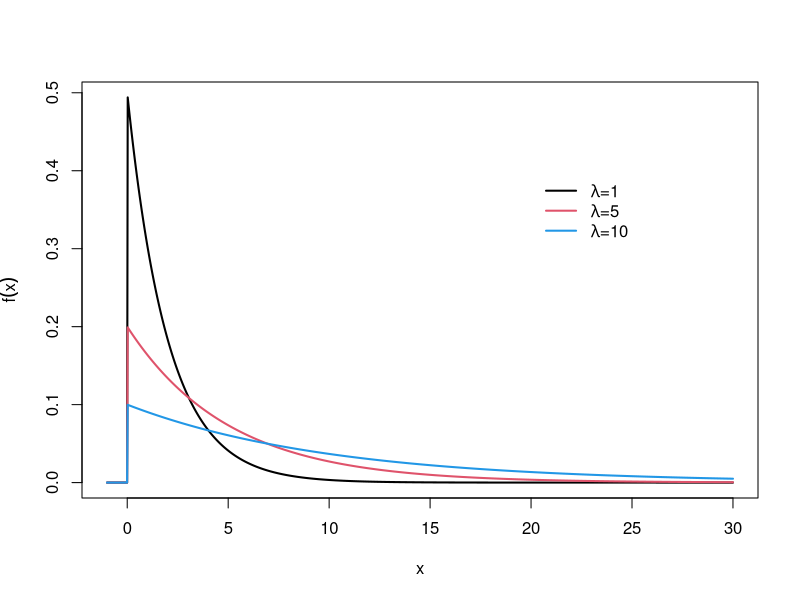
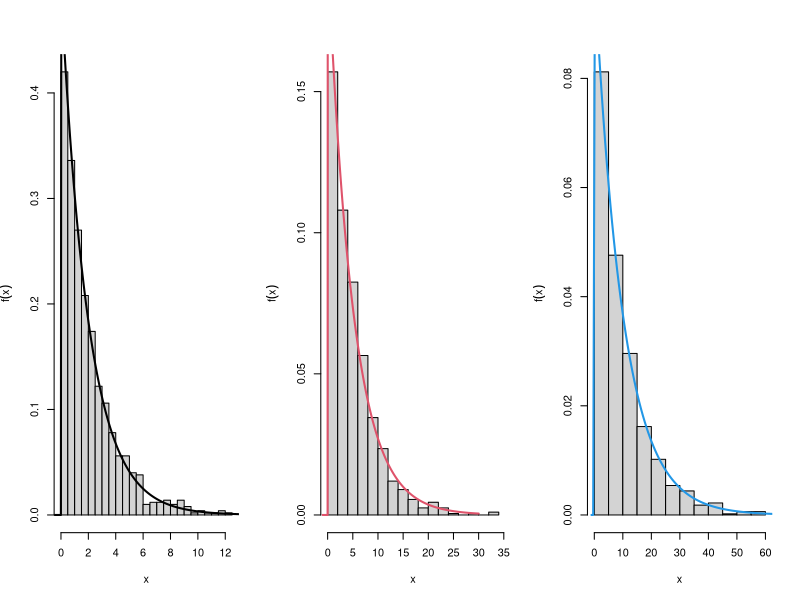
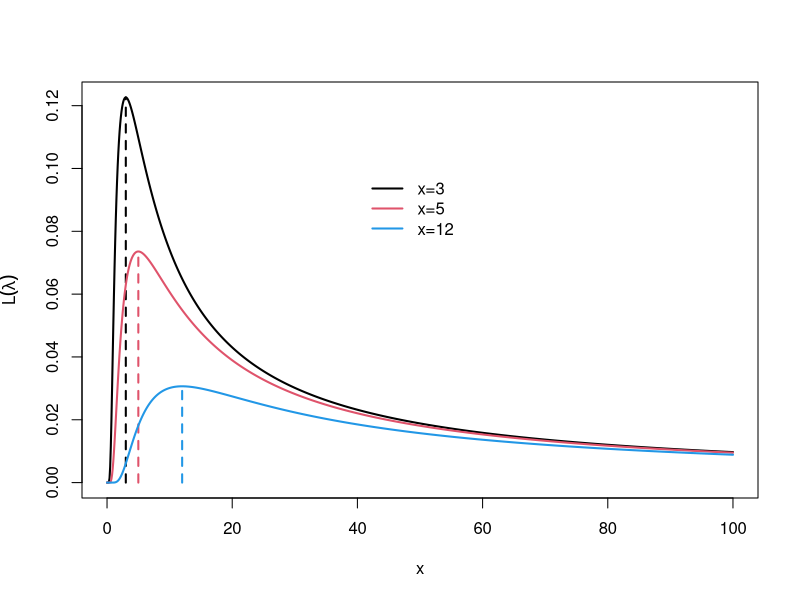
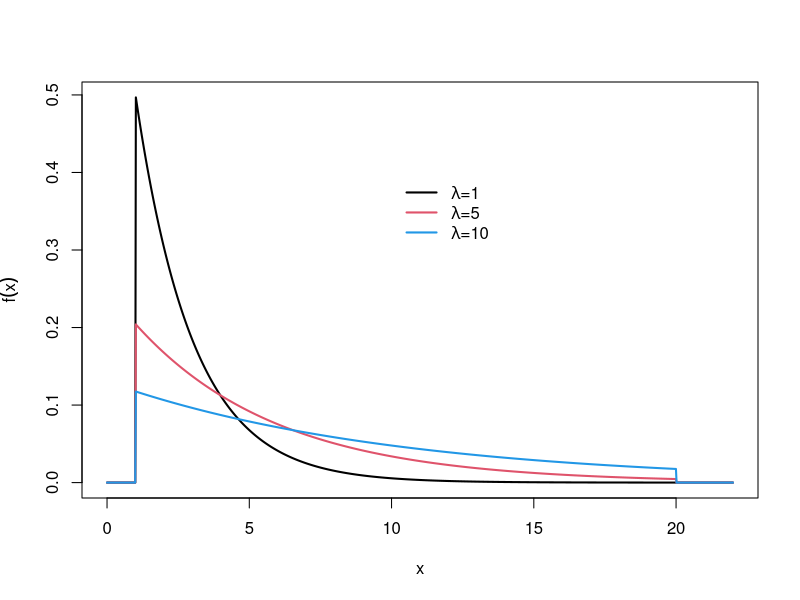
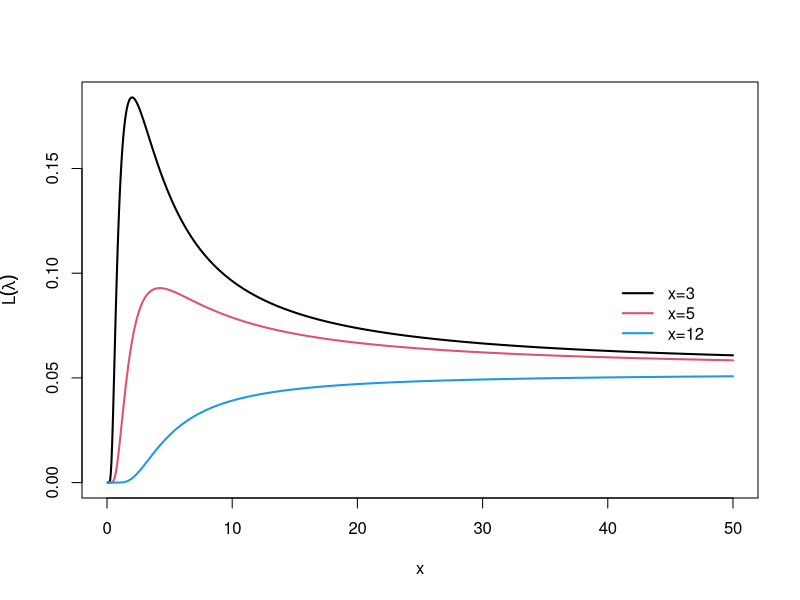
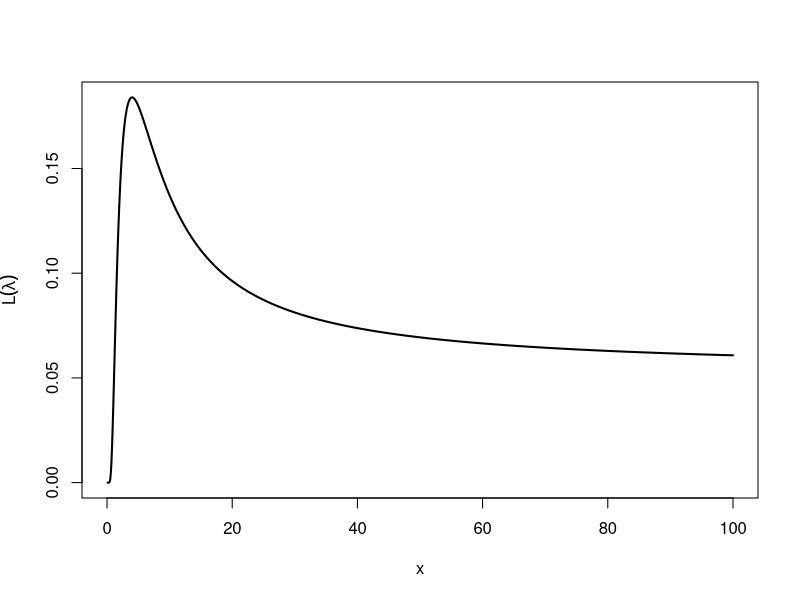

R code for these plots, in order:
#===========================================================
# Exemplo
#===========================================================
# A f.d.p. de uma exponencial 
#===========================================================

lambda1 <- 2   # valor caracteristico (parametro)
lambda2 <- 5   # valor caracteristico (parametro)
lambda3 <- 10  # valor caracteristico (parametro)
x       <- seq(-1,30,length=1000) # grade de valores
fx1     <- dexp(x,rate=1/lambda1) # f.d.p.
fx2     <- dexp(x,rate=1/lambda2) # f.d.p.
fx3     <- dexp(x,rate=1/lambda3) # f.d.p.

x11()
plot(x,fx1,type="l",lwd=2,col=1,xlab=expression(x),
     ylab=expression(f(x))) # densidade p/ lambda=2
lines(x,fx2,col=2,lwd=2)    # densidade p/ lambda=5
lines(x,fx3,col=4,lwd=2)    # densidade p/ lambda=10
legend(20,0.4,              # legenda do grafico
       legend=c(expression(paste(lambda,"=1",sep="")),
                expression(paste(lambda,"=5",sep="")),
                expression(paste(lambda,"=10",sep=""))),
       lty=rep(1,3),lwd=rep(2,3),col=c(1,2,4),bty="n")

#===========================================================
# Geracao de numeros aleatorios
#===========================================================
N  <- 1000                    # tamanho da amostra
y1 <- rexp(N,rate=1/lambda1)  # amostra gerada de lambda=2
y2 <- rexp(N,rate=1/lambda2)  # amostra gerada de lambda=5
y3 <- rexp(N,rate=1/lambda3)  # amostra gerada de lambda=10

x11()
par(mfrow=c(1,3))
hist(y1,nclass=20,prob=T,main="",
     xlab=expression(x),ylab=expression(f(x)))
lines(x,fx1,col=1,lwd=2)       # densidade p/ lambda=5
hist(y2,nclass=20,prob=T,main="",
     xlab=expression(x),ylab=expression(f(x)))
lines(x,fx2,col=2,lwd=2)       # densidade p/ lambda=5
hist(y3,nclass=20,prob=T,main="",
     xlab=expression(x),ylab=expression(f(x)))
x   <- seq(-1,600,length=1000) # grade de valores
fx3 <- dexp(x,rate=1/lambda3)  # f.d.p.
lines(x,fx3,col=4,lwd=2)       # densidade p/ lambda=10

#===========================================================
# Como a exponencial tem media lambda, entao parece
# razoavel estimar este valor com a media amostral 
# (estimacao pelo metodo dos momentos)
#===========================================================
lambda1.hat <- mean(y1)
lambda2.hat <- mean(y2)
lambda3.hat <- mean(y3)

lambda1.hat
lambda2.hat
lambda3.hat

#===========================================================
# A funcao de verossimilhanca 
#===========================================================

lambda   <- seq(0.001,100,length=1000)
flambda1 <- dexp(3,1/lambda)   
flambda2 <- dexp(5,1/lambda)   
flambda3 <- dexp(12,1/lambda)   

x11()
plot(lambda,flambda1,type="l",lwd=2,col=1,xlab=expression(x),
     ylab=expression(L(lambda)))   # verossimilhanca x=3
lines(rep(3,2),c(0,max(flambda1)),col=1,lwd=2,lty=2)
lines(lambda,flambda2,col=2,lwd=2) # verossimilhanca x=5
lines(rep(5,2),c(0,max(flambda2)),col=2,lwd=2,lty=2)
lines(lambda,flambda3,col=4,lwd=2) # verossimilhanca x=12
lines(rep(12,2),c(0,max(flambda3)),col=4,lwd=2,lty=2)
legend(40,0.1,              # legenda do grafico
       legend=c(expression(paste(x,"=3",sep="")),
                expression(paste(x,"=5",sep="")),
                expression(paste(x,"=12",sep=""))),
       lty=rep(1,3),lwd=rep(2,3),col=c(1,2,4),bty="n")

#===========================================================
# A f.d.p. da exponencial truncada no intervalo (a,b)
#===========================================================
dexptrunc <- function(x,rate=1,a=0,b=Inf){
	n   <- length(x)
	onx <- as.numeric(x<a | x>b)
	aux <- pexp(b,rate)-pexp(a,rate)
	out <- onx*rep(0,n)+(1-onx)*dexp(x,rate)/aux
	return(out)
}

lambda1 <- 2   # valor caracteristico (parametro)
lambda2 <- 5   # valor caracteristico (parametro)
lambda3 <- 10  # valor caracteristico (parametro)
xtrc    <- seq(0,22,length=1000) # grade de valores
fx1trc  <- dexptrunc(xtrc,rate=1/lambda1,1,20) # f.d.p.
fx2trc  <- dexptrunc(xtrc,rate=1/lambda2,1,20) # f.d.p.
fx3trc  <- dexptrunc(xtrc,rate=1/lambda3,1,20) # f.d.p.

x11()
plot(xtrc,fx1trc,type="l",lwd=2,col=1,xlab=expression(x),
     ylab=expression(f(x))) # densidade p/ lambda=2
lines(xtrc,fx2trc,col=2,lwd=2) # densidade p/ lambda=5
lines(xtrc,fx3trc,col=4,lwd=2) # densidade p/ lambda=10
legend(10,0.4,              # legenda do grafico
       legend=c(expression(paste(lambda,"=1",sep="")),
                expression(paste(lambda,"=5",sep="")),
                expression(paste(lambda,"=10",sep=""))),
       lty=rep(1,3),lwd=rep(2,3),col=c(1,2,4),bty="n")


#===========================================================
# A funcao de verossimilhanca da exponencial truncada
#===========================================================

lambdatrc   <- seq(0.001,50,length=1000)
flambda1trc <- dexptrunc(3,1/lambdatrc,1,20)   
flambda2trc <- dexptrunc(5,1/lambdatrc,1,20)   
flambda3trc <- dexptrunc(12,1/lambdatrc,1,20)   

x11()
plot(lambdatrc,flambda1trc,type="l",lwd=2,col=1,
    xlab=expression(x),ylab=expression(L(lambda))) # veros x=3
lines(rep(3,2),c(0,max(flambda1trc)),col=1,lwd=2,lty=2)
lines(lambdatrc,flambda2trc,col=2,lwd=2) # verossimilhanca x=5
lines(rep(5,2),c(0,max(flambda2trc)),col=2,lwd=2,lty=2)
lines(lambdatrc,flambda3trc,col=4,lwd=2) # verossimilhanca x=12
lines(rep(12,2),c(0,max(flambda3trc)),col=4,lwd=2,lty=2)
legend(40,0.1,              # legenda do grafico
       legend=c(expression(paste(x,"=3",sep="")),
                expression(paste(x,"=5",sep="")),
                expression(paste(x,"=12",sep=""))),
       lty=rep(1,3),lwd=rep(2,3),col=c(1,2,4),bty="n")

#===========================================================
# A funcao de verossimilhanca da exponencial truncada
#===========================================================

n           <- 6
xsample     <- c(1.5,2,3,4,5,12)
ngrid       <- 1000
lambdatrc   <- seq(0.001,100,length=ngrid)
flambdatrc  <- rep(NA,ngrid)
for(i in 1:ngrid){
	aux <- dexptrunc(xsample[1],1/lambdatrc[i],0,20)
	for(j in 2:n) 
		aux <- aux*dexptrunc(xsample[j],1/lambdatrc[i],1,20)
	flambdatrc[i] <- aux
}

x11()
plot(lambdatrc,flambda1trc,type="l",lwd=2,col=1,
    xlab=expression(x),ylab=expression(L(lambda))) 


#===========================================================
# Fim
#===========================================================


